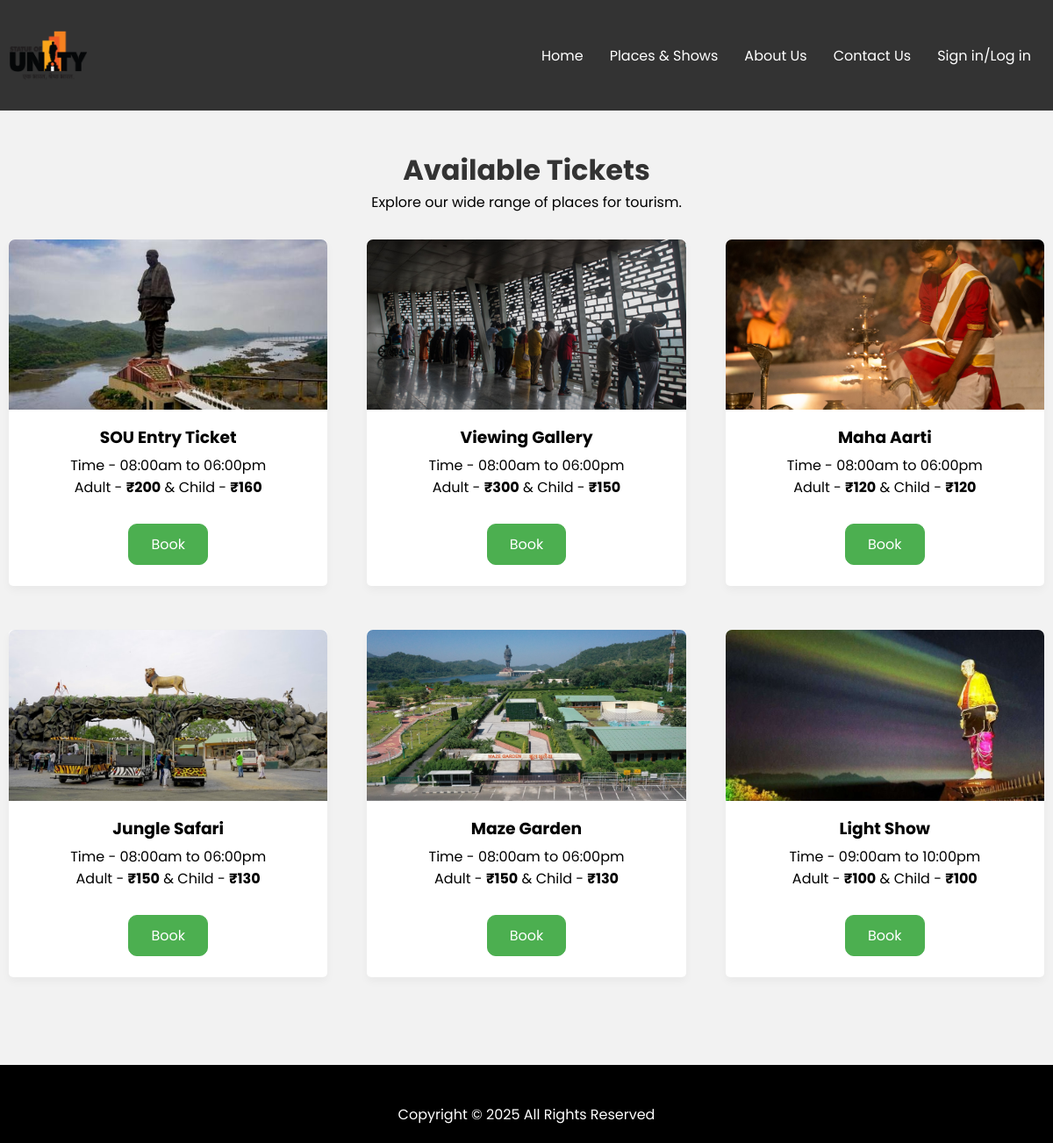
/place.php, run on the app's committed database.
### tables this page shows
CREATE TABLE IF NOT EXISTS `places` (
  `id` int NOT NULL AUTO_INCREMENT,
  `place_name` varchar(50) NOT NULL,
  `o_time` time NOT NULL,
  `c_time` time NOT NULL,
  `a_price` varchar(5) NOT NULL,
  `c_price` varchar(5) NOT NULL,
  `img` varchar(255) NOT NULL,
  PRIMARY KEY (`id`)
);

### place.php (the view, shortened to what this page needs)
<?php
    $con = mysqli_connect("localhost","root","","website");
    $sql= "SELECT * FROM `places`";
    $result = mysqli_query($con,$sql);
?>
<?php include 'header.php'; ?>
      <section class="portfolio" id="portfolio"><br><br>
        <h2>Available Tickets</h2>
        <p style="margin-top: 0%">Explore our wide range of places for tourism.</p>
        <ul class="cards">
          <?php
            while($ro=mysqli_fetch_assoc($result)){
          ?>
          <li class="card" style="margin-top: 10px">
            <img src="images/<?php echo $ro['img']; ?>" alt="img">
            <h3><?php echo $ro['place_name']; ?></h3>
            <p>Time - <?php echo date("h:i", strtotime($ro['o_time'])); ?>am to <?php echo date("h:i", strtotime($ro['c_time'])); ?>pm<br>Adult - <b>₹<?php echo $ro['a_price']; ?></b> & Child - <b>₹<?php echo $ro['c_price']; ?></b></p>
            <br>
            <a href="b1.php?id=<?php echo $ro['id'] ?>"><button type="button" class="btn">Book</button></a>
          </li>
          <?php
            }
          ?>
        </ul>
      </section>
      <?php include 'footer.php'; ?>

### header.php (shortened to what this page needs)
<!DOCTYPE html>
<html lang="en">
  <head>
    <link rel="stylesheet" href="style.css">
  <link rel="stylesheet" href="https://cdnjs.cloudflare.com/ajax/libs/font-awesome/6.3.0/css/all.min.css">
  </head>
  <body>
    <header>
      <nav class="navbar">
        <h2 class="logo"><a href="index.php"><img src="images/sou2.png" alt="SOU"></a></h2>
        <ul class="all-links">
          <li><a href="index.php">Home</a></li>
          <li><a href="place.php">Places & Shows</a></li>
          <li><a href="about.php">About Us</a></li>
          <li><a href="contact.php">Contact Us</a></li>
          <?php
            if(isset($_SESSION['uemail'])){
          ?>
            <div class="dropdown">
              <button class="dropbtn"><img src="images/user.png" alt="img"><?php echo $row['name'] ?></button>
              <div class="dropdown-content">
                <a href="update.php?id=<?php echo $row['id'] ?>">Update Profile</a>
                <a href="userpage.php">My Tickets</a>
                <a href="logout.php">Log Out</a>
              </div>
            </div>
          <?php
            }else{
          ?>
          <li><a href="signin.php">Sign in/Log in</a></li>
          <?php
            }
          ?>
        </ul>
      </nav>
    </header>

### footer.php
<footer style="margin-top:5%;">
      <p style="color:white;">Copyright © 2025 All Rights Reserved</p>
    </footer>
  </body>
</html>

### style.css (style rules this page uses)
* { margin: 0; padding: 0; box-sizing: border-box; font-family: "Poppins", sans-serif; }
html { scroll-behavior: smooth; }
body { background: #f2f2f2; }
.logo a img { width: 90px; }
header { position: fixed; top: 0; left: 0; z-index: 5; width: 100%; display: flex; justify-content: center; background: #333; }
.navbar { display: flex; padding: 0 10px; max-width: 1200px; width: 100%; align-items: center; justify-content: space-between; }
.navbar .all-links { display: flex; align-items: center; }
.navbar .all-links li { position: relative; list-style: none; }
.navbar .logo a { display: flex; align-items: center; margin-left: 0; }
header a, footer a { margin: 15px; text-decoration: none; color: #fff; height: 100%; padding: 20px 0; display: inline-block; }
section { display: flex; align-items: center; flex-direction: column; padding: 120px 0 0; }
section h2 { font-size: 2rem; }
section > p { text-align: center; }
section .cards { display: flex; flex-wrap: wrap; max-width: 1200px; margin-top: 20px; padding: 0 10px; justify-content: space-between; }
section .cards .card { background: #fff; padding: 40px 15px; list-style: none; border-radius: 5px; box-shadow: 0px 5px 10px rgba(0, 0, 0, 0.04); margin-bottom: 40px; width: calc(100% / 3 - 30px); text-align: center; }
.portfolio .cards .card { padding: 0 0 20px; }
.portfolio .card img { width: 100%; padding-bottom: 10px; aspect-ratio: 16 / 9; object-fit: cover; border-radius: 7px; }
.cards .card p { padding: 0 15px; margin-top: 5px; }
footer { width: 100%; display: flex; justify-content: center; background: #000; padding: 20px 0; }

### header.php (style rules this page uses)
.btn { background-color: #4caf50; border: solid #4caf50 1px; color: white; padding: 10px 8px; text-align: center; text-decoration: none; display: inline-block; font-size: 16px; margin: 4px 2px; cursor: pointer; border-radius: 10px; width: 25%; }
h2 { text-align: center; color: #333; }
p { text-align: center; margin-top: 2%; }

### data on the page
places: img (picture), place_name "SOU Entry Ticket", o_time "08:00", c_time "06:00", a_price "200", c_price "160"
places: img (picture), place_name "Viewing Gallery", o_time "08:00", c_time "06:00", a_price "300", c_price "150"
places: img (picture), place_name "Maha Aarti", o_time "08:00", c_time "06:00", a_price "120", c_price "120"
places: img (picture), place_name "Jungle Safari", o_time "08:00", c_time "06:00", a_price "150", c_price "130"
places: img (picture), place_name "Maze Garden", o_time "08:00", c_time "06:00", a_price "150", c_price "130"
places: img (picture), place_name "Light Show", o_time "09:00", c_time "10:00", a_price "100", c_price "100"
